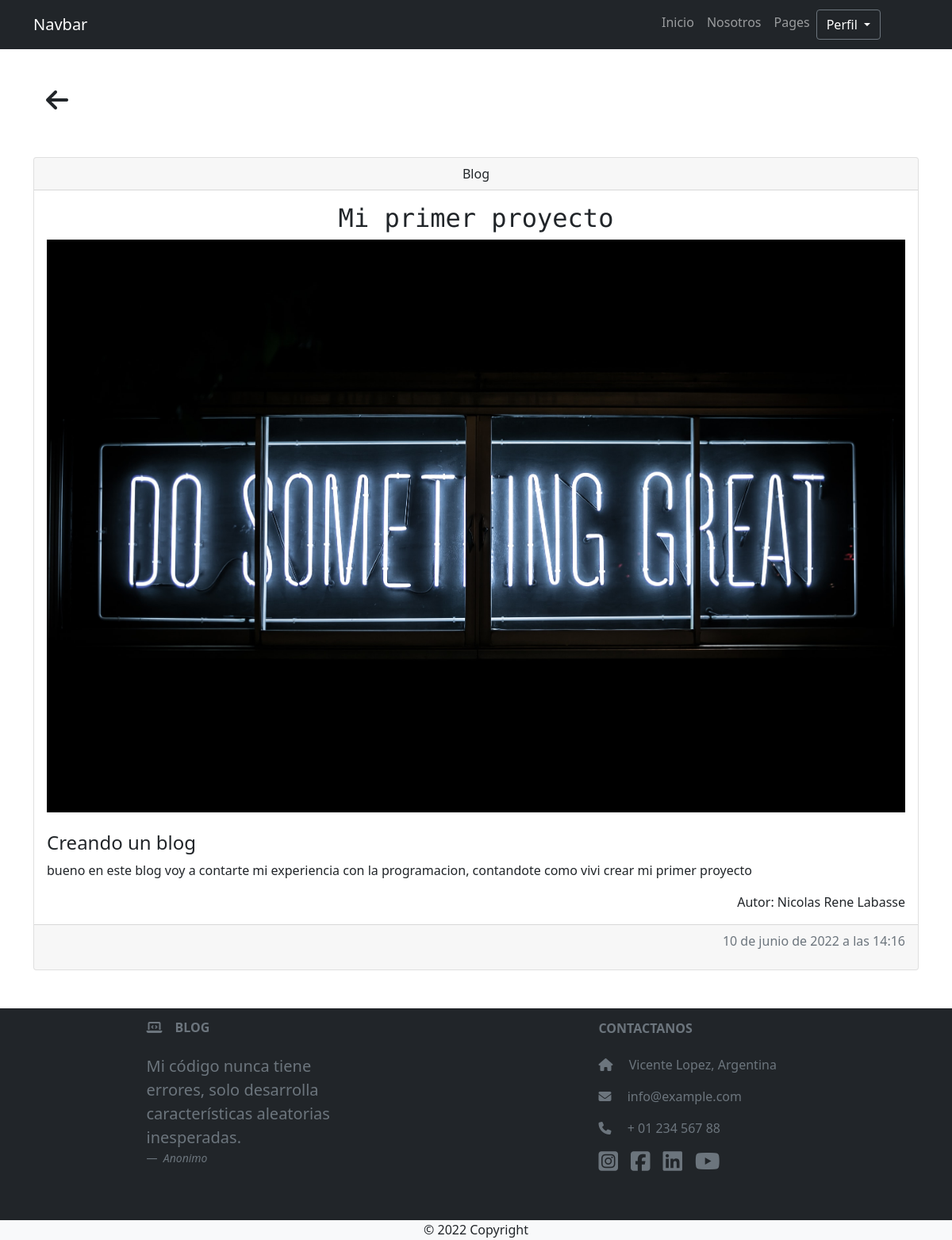
The page /detalle_articulo/10 (signed in) on the database its author committed.
### ProyectoFinalApp/models.py (models this page shows, shortened)
class articulo(models.Model):
    titulo = models.CharField("Articulo",max_length=200)
    subTitulo = models.CharField(max_length=200)
    contenido = models.TextField()
    autor = models.CharField(max_length=200)
    imagen = models.ImageField(blank=True, null=True,upload_to='imagenes/')
    fecha_creacion = models.DateTimeField(auto_now_add=True)
    class Meta:
        verbose_name = 'Articulo'
        verbose_name_plural = 'Articulos'

### ProyectoFinalApp/views.py (the view)
# urls.py: path('detalle_articulo/<articuloID>', detalle_articulo, name="detalle_articulo"),
def detalle_articulo(request,articuloID):
        articulos = articulo.objects.get(id=articuloID)
        return render(request, 'ProyectoFinalApp/detalle_articulo.html', {'articulos': articulos})

### ProyectoFinalApp/templates/ProyectoFinalApp/detalle_articulo.html
{% extends 'ProyectoFinalApp/header.html' %}
{% load static %}
{% block contenidoPagina %}
<section>
<div class="container">
    <div class="row">
        <div class="col mt-5 mb-5">
          {% if user.is_staff%}
          <a href="{% url 'panel' 'articulo' %}">
            <i class="fa-solid fa-arrow-left h2 ms-3 text-dark"></i>
          </a>
            {% else %}
            <a href="{% url 'pages' %}">
              <i class="fa-solid fa-arrow-left h2 ms-3 text-dark"></i>
            </a>
           {% endif %}
            <div class="card text-center mt-5">
                <div class="card-header">
                  Blog
                </div>
                <div class="card-body">
                  <h1 class="card-title h2">{{articulos.titulo}}</h1>
                  <img src="{{articulos.imagen.url}}" class="img-fluid" alt="Hollywood Sign on The Hill"/>
                  <h2 class="card-text text-start h4 mt-4">{{articulos.subTitulo}}</h2>
                  <p class="card-text text-start">{{articulos.contenido}}</p>
                  <p class="card-text text-end">Autor: {{articulos.autor}}</p>
                </div>
                <div class="card-footer text-end text-muted">
                        <p class="mx-auto">{{articulos.fecha_creacion}}</p>
                </div>
              </div>
        </div>
    </div>
</div>
</section>
{% endblock %}

### static/ProyectoFinalApp/css/styles.css (style rules this page uses)
a { text-decoration: none!important; color: black; }
h1 { font-family: 'Share Tech Mono', monospace!important; }

### rows shown on the page
articulo: titulo "Mi primer proyecto", imagen (picture), subTitulo "Creando un blog", contenido "bueno en este blog voy a contarte mi experiencia con la programacion, contandote como vivi crear mi primer proyecto", autor "Nicolas Rene Labasse", fecha_creacion "10 de junio de 2022 a las 14:16"
